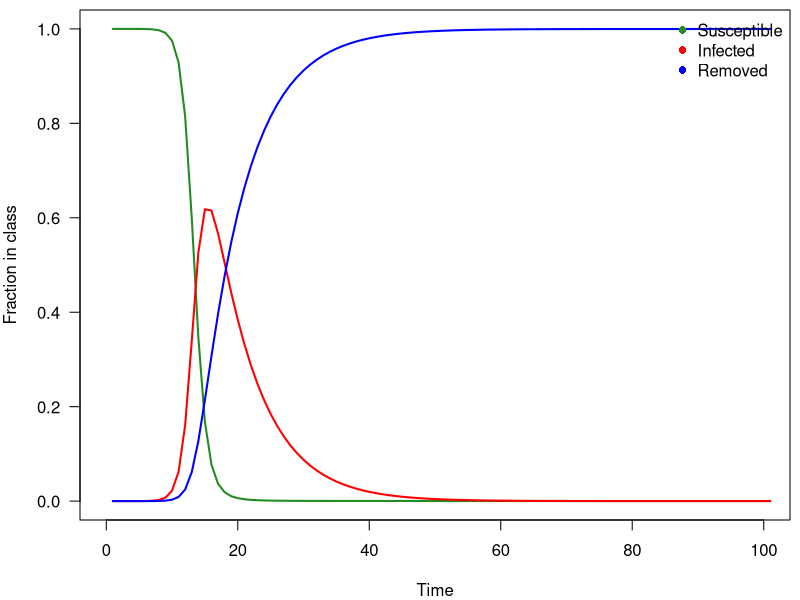
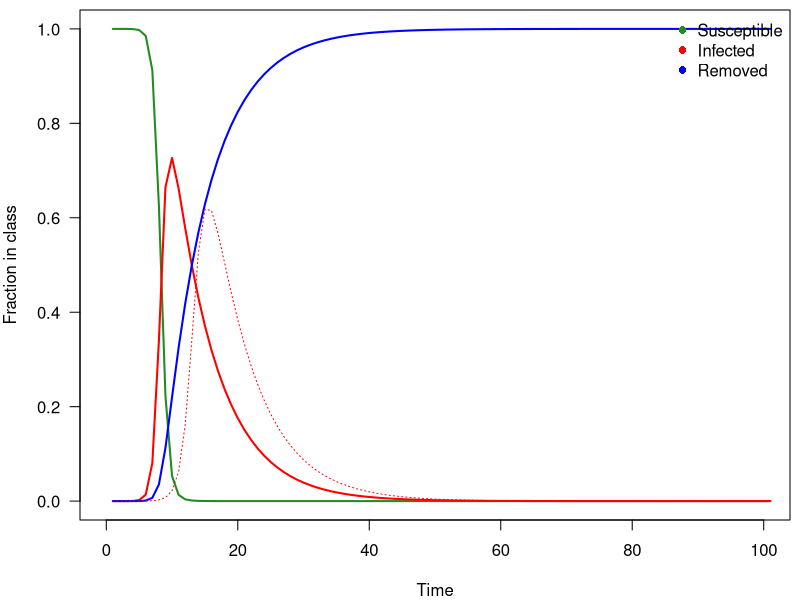
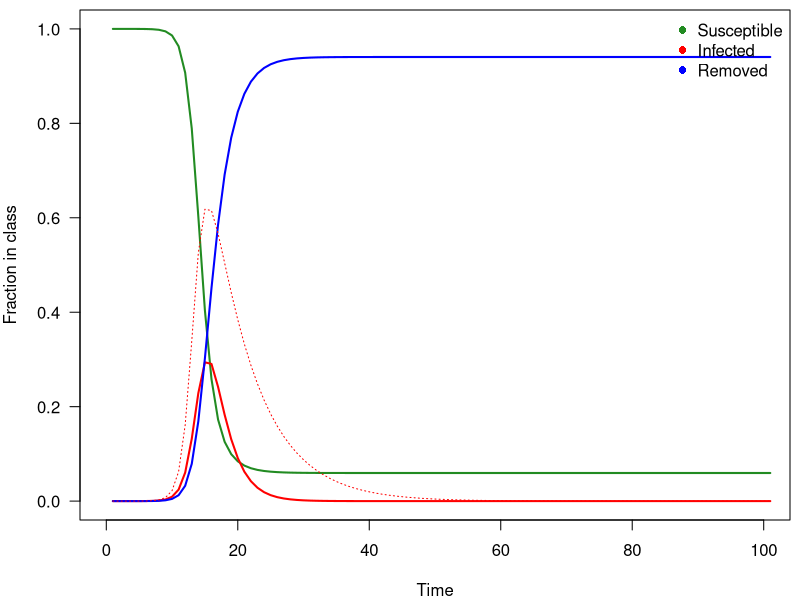
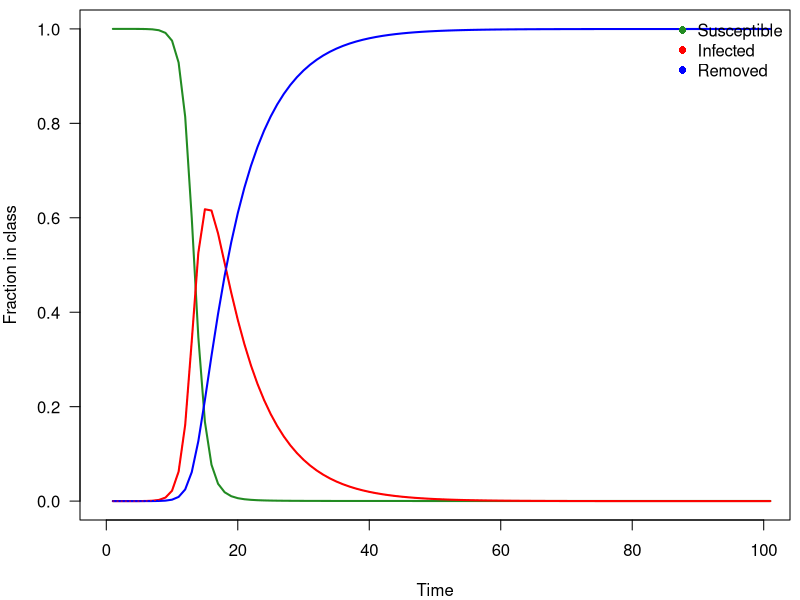
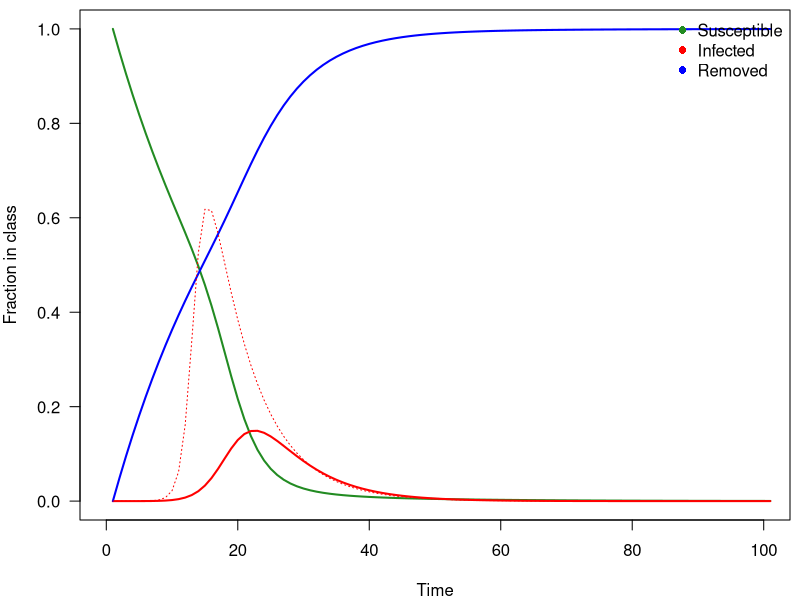
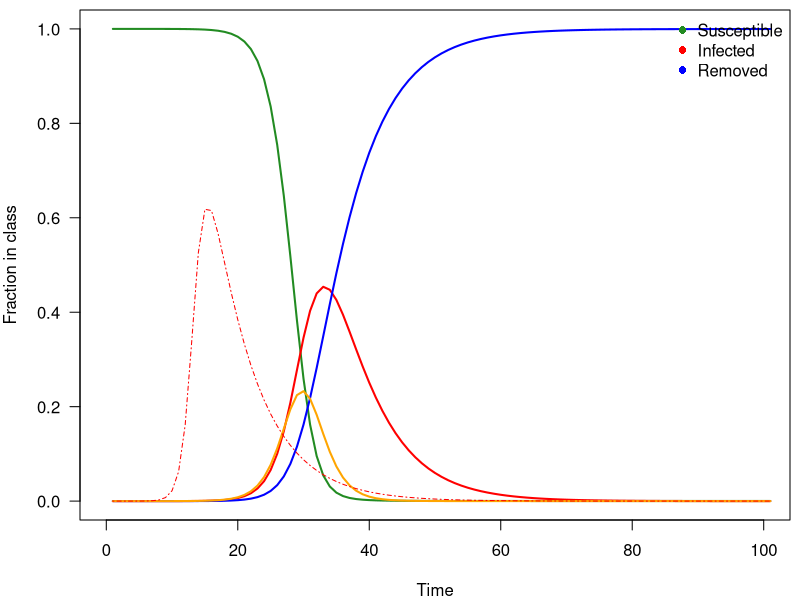

R code for these plots, in order:
## ---- chunk 1
library(deSolve)

sir <- function(time, state, parameters) {
  with(as.list(c(state, parameters)), {
    dS <- -beta * S * I
    dI <-  beta * S * I - gamma * I
    dR <-                 gamma * I
    return(list(c(dS, dI, dR)))
  })
}

init       <- c(S = 1-1e-6, I = 1e-6, R = 0.0)
parameters <- c(beta = 1.25, gamma = 0.15)
times      <- seq(0, 100, by = 1)


out <- ode(y = init, times = times, func = sir, parms = parameters)
out <- as.data.frame(out)

head(out, 10)


plotSIR <- function(x){
  par(mar=c(4,4,0.5,0.5))
  plot(x$S, type='l', las=1, 
    ylim=c(0,1), xlim=c(0,100), 
    xlab='Time', ylab='Fraction in class', 
    col='forestgreen', lwd=2)
  lines(x$I, col='red', lwd=2)
  lines(x$R, col='blue', lwd=2)
  legend('topright', c('Susceptible', 'Infected', 'Removed'), 
    pch=16, col=c('forestgreen', 'red', 'blue'), bty='n')
}


plotSIR(out)

## ---- chunk 2

parameters <- c(beta = 2, gamma = 0.15)
out1 <- ode(y = init, times = times, func = sir, parms = parameters)
out1 <- as.data.frame(out1)

plotSIR(out1)
lines(out$I, col='red', lty=3)




parameters <- c(beta = 1.5, gamma = 0.5)
out2 <- ode(y = init, times = times, func = sir, parms = parameters)
out2 <- as.data.frame(out2)

plotSIR(out2)
lines(out$I, col='red', lty=3)

## ---- chunk 3

sirV <- function(time, state, parameters) {
  with(as.list(c(state, parameters)), {
    dS <- -(beta * S * I) - (v*S) 
    dI <- (beta * S * I) - (gamma * I)
    dR <- (gamma * I) + (v*S)
    return(list(c(dS, dI, dR)))
  })
}

init       <- c(S = 1-1e-6, I = 1e-6, R = 0.0)
parameters <- c(beta = 1.25, gamma = 0.15, v=0)
times      <- seq(0, 100, by = 1)


outV <- ode(y = init, times = times, func = sirV, parms = parameters)
outV <- as.data.frame(outV)

plotSIR(outV)
lines(out$I, col='red', lty=3)








parameters <- c(beta = 1.25, gamma = 0.15, v=0.05)
outV2 <- ode(y = init, times = times, func = sirV, parms = parameters)
outV2 <- as.data.frame(outV2)

plotSIR(outV2)
lines(out$I, col='red', lty=3)




## ---- chunk 4

seir <- function(time, state, parameters) {
  with(as.list(c(state, parameters)), {
    dS <- -(beta * S * I)
    dE <- (beta * S * I) - (omega * E)    
    dI <- (omega * E) - (gamma * I)
    dR <- (gamma * I) 
    return(list(c(dS, dE, dI, dR)))
  })
}

init       <- c(S = 1-1e-6, E=0, I = 1e-6, R = 0)
parameters <- c(beta = 1.25, gamma = 0.15, omega=0.5)
times      <- seq(0, 100, by = 1)


out4 <- ode(y = init, times = times, func = seir, parms = parameters)
out4 <- as.data.frame(out4)
plotSIR(out4)
lines(out4$E, col='orange', lwd=2)
lines(out$I, col='red', lty=4)

## ---- chunk 5

parameters <- c(beta = 1.25, gamma = 0.15, omega=0.5)

F <- matrix(c(0,parameters[1], 0,0), ncol=2)
V <- matrix(c(parameters[3],0,-parameters[3], parameters[2]), ncol=2)

FV <- F %*% solve(V)
eigen(FV)

## ---- chunk 6

a <- (parameters[1]*parameters[3]) / (parameters[2]*parameters[3])

b <- eigen(FV)$values[1]

a == b
